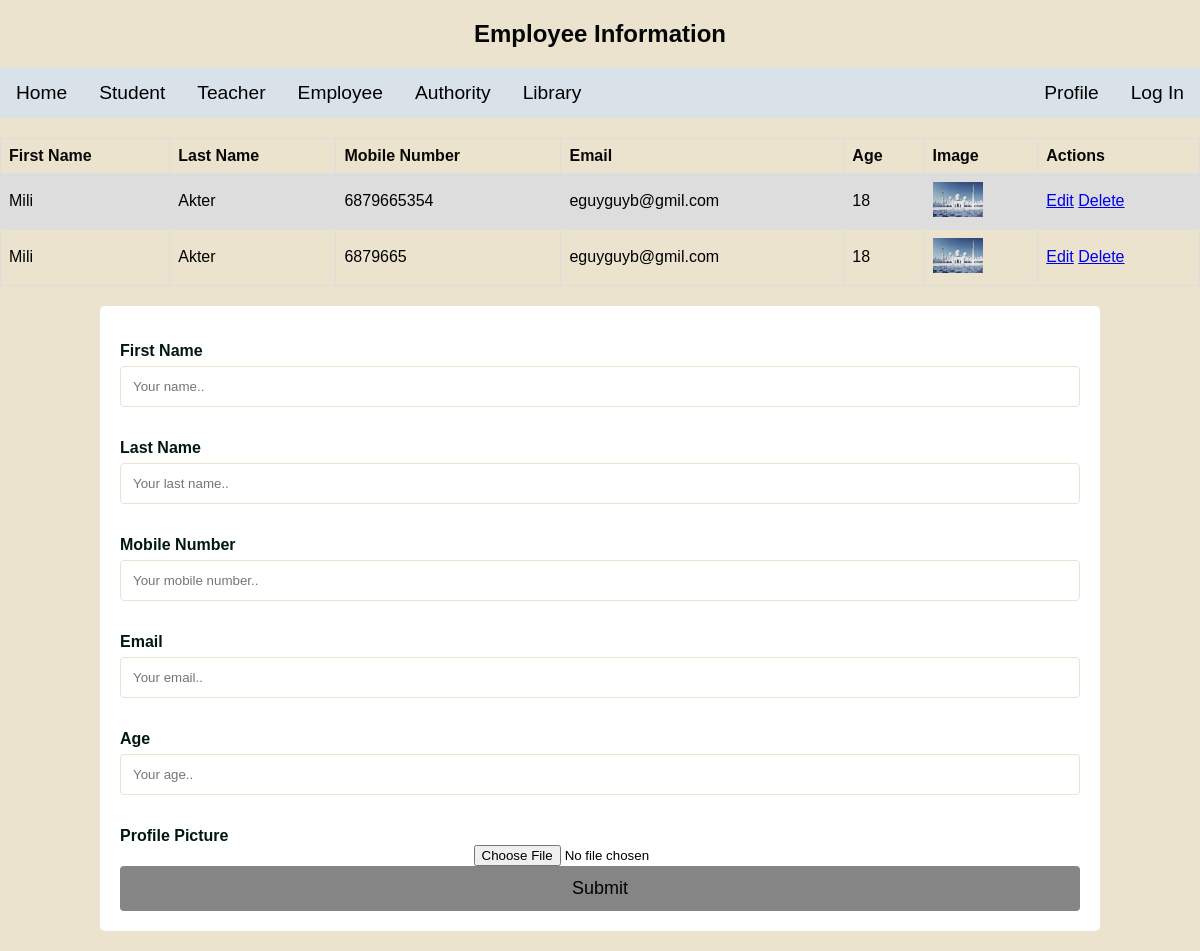
The app's page /employeePage, older data.
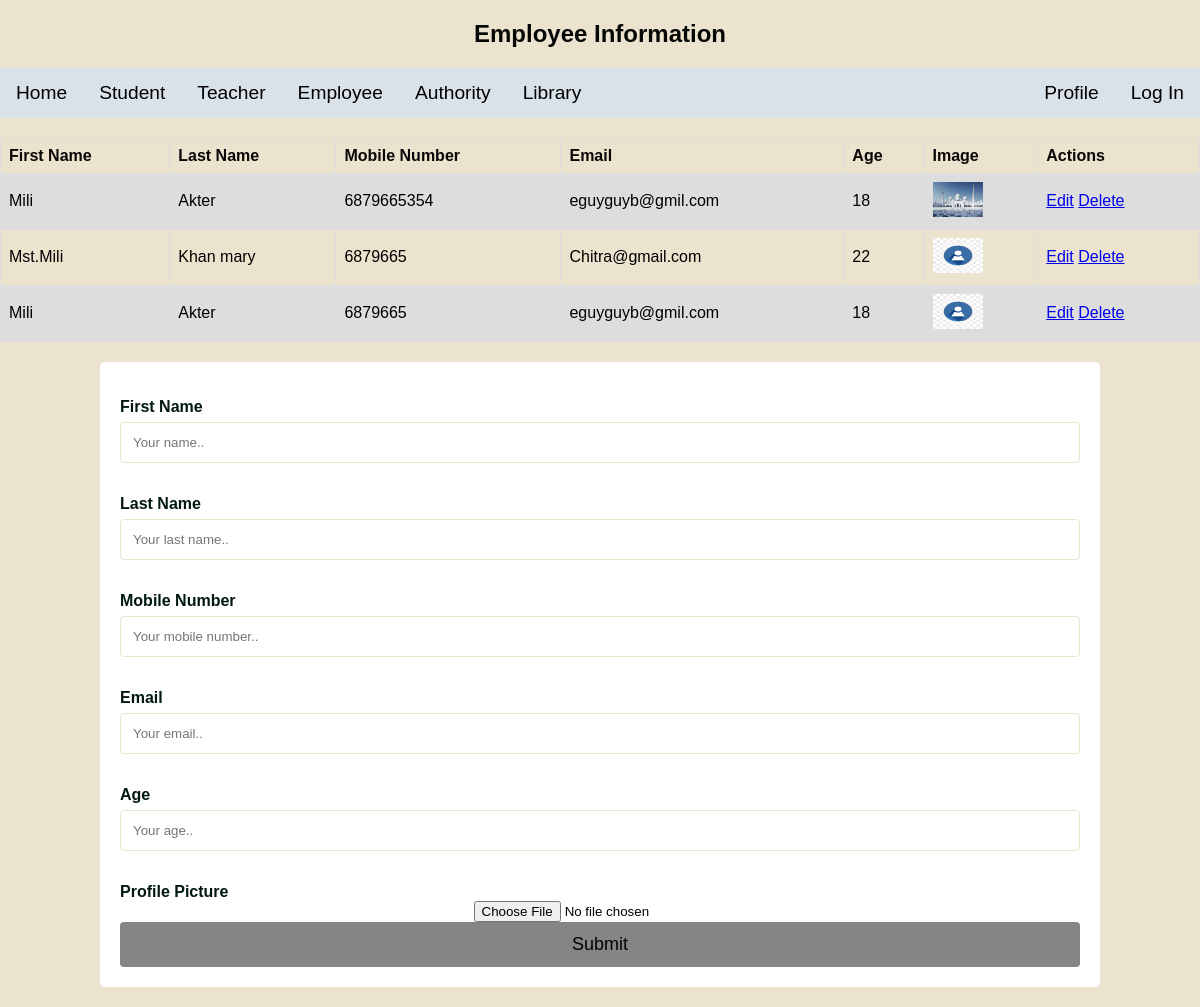
The same page, newer data.
### myApp/models.py (models this page shows, shortened)
class Employees_Model(models.Model):
    First_Name=models.CharField(max_length=100)
    Last_Name=models.CharField(max_length=100)
    Mobile=models.CharField(max_length=100)
    Email=models.CharField(max_length=100)
    Age=models.CharField(max_length=100)
    myImage=models.ImageField(upload_to="media/profile_pic", null=True)

### myProject/views.py (the view)
# urls.py: path('employeePage',employeePage,name="employeePageUrl"),
def employeePage(request):
    employee = Employees_Model.objects.all()
    context={
        "emp":employee,
    }
    return render(request,"employee.html",context)

### template/employee.html (shortened to what this page needs)
<!DOCTYPE html>
<html lang="en">
<head>
</head>
<body>
<h2>Employee Information</h2>
{% include "nevber.html"%}
<table>
  <tr>
    <th>First Name</th>
    <th>Last Name</th>
    <th>Mobile Number</th>
    <th>Email</th>
    <th>Age</th>
    <th>Image</th>
    <th>Actions</th>
  </tr>
  {% for i in emp %}
  <tr>
    <td>{{i.First_Name}}</td>
    <td>{{i.Last_Name}}</td>
    <td>{{i.Mobile}}</td>
    <td>{{i.Email}}</td>
    <td>{{i.Age}}</td>
    <td>
      <img src="{{i.myImage.url}}" width="50" height="35" alt="">
    </td>
      <td>
        <a href="{% url 'editEmployee' i.id %} ">Edit</a>
        <a href="{% url 'deleteEmployee' i.id %}">Delete</a>
      </td>
    </tr>
    {% endfor %}
  </table>
  <div class="container">
    <form action="{%url 'employeeAdd'%}" method='post'enctype="multipart/form-data">
    <form>
      <label for="fname">First Name</label>
      <input type="text" id="fname" name="firstname" placeholder="Your name..">
      <label for="lastname">Last Name</label>
      <input type="text" id="lname" name="lastname" placeholder="Your last name..">
      <label for="Mobile">Mobile Number</label>
      <input type="text" id="mobile_num" name="mobile" placeholder="Your mobile number..">
      <label for="email">Email</label>
      <input type="text" id="s_email" name="email" placeholder="Your email..">
      <label for="age">Age</label>
      <input type="text" id="s_age" name="age" placeholder="Your age..">
      <label for="">Profile Picture</label>
      <input type="file" id="Profile_pic" name="Profile_pic" placeholder="Your pic..">
      <input type="submit" value="Submit">
    </form>
  </div>
</body>
</html>

Row changes from the older to the newer data that the page shows:
removed Employees_Model: First_Name "Mili", Last_Name "Akter", Mobile "6879665", Email "eguyguyb@gmil.com", Age "18", myImage (picture)
added Employees_Model: First_Name "Mst.Mili", Last_Name "Khan mary", Mobile "6879665", Email "Chitra@gmail.com", Age "22", myImage (placeholder picture)
added Employees_Model: First_Name "Mili", Last_Name "Akter", Mobile "6879665", Email "eguyguyb@gmil.com", Age "18", myImage (placeholder picture)
